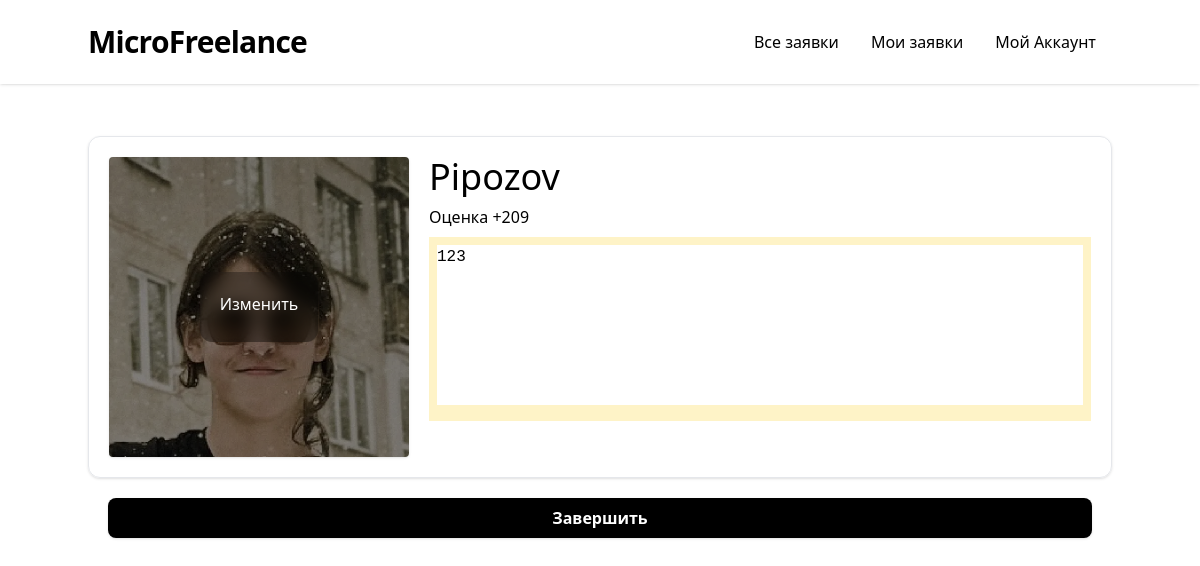
The app's page /profile-editor (signed in), older data.
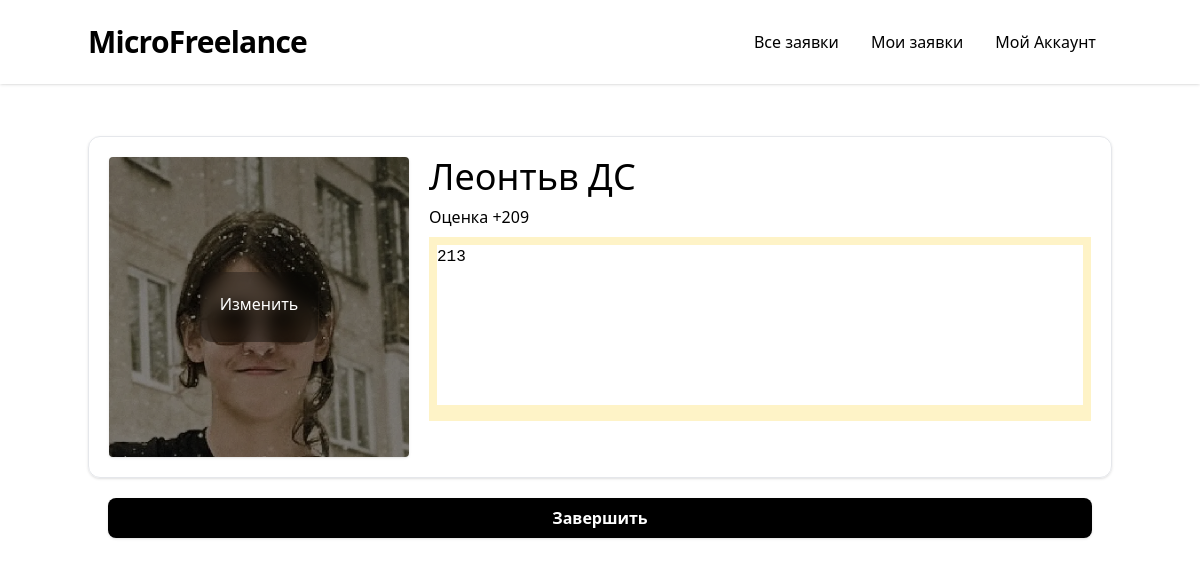
The same page, newer data.
### models.py (models this page shows, shortened)
class User(UserMixin, db.Model):
    __table_name__ = "users"
    id: Mapped[int]                         = mapped_column(primary_key=True)
    login: Mapped[str]                      = mapped_column(String(64), index=True, unique=True)
    password_hash: Mapped[Optional[str]]    = mapped_column(String(256))
    name: Mapped[Optional[str]]             = mapped_column(String(64))
    aboutme: Mapped[Optional[str]]          = mapped_column(String(256))

### routes.py (the view, shortened to what this page needs)
@app.route('/profile-editor/', methods=['GET', 'POST'])
@app.route('/profile-editor', methods=['GET', 'POST'])
@login_required
def profile_editor():
    if not current_user.is_authenticated:
        return redirect("/")
    form = ProfileEditorForm()
    print(form.photo, form.errors)
    if request.method == 'POST' and not form.validate():
        flash(['Произошла ошибка, возможно ошибка заполнения', 'red'])
    form.aboutme.data = current_user.aboutme
    return render_template('profile_editor.html', user=current_user, form=form)

### forms.py
class ProfileEditorForm(FlaskForm):
    name = StringField('Имя', validators=[DataRequired()])
    aboutme = TextAreaField('Обомне', validators=[DataRequired()])
    photo = FileField('image', validators=[FileAllowed(['jpg', 'png', 'webp', 'gif'], 'Images only!')])
    submit = SubmitField('Завершить')

### models.py (called while the page is built)
@login.user_loader
def load_user(id):
  return db.session.get(User, int(id))

### templates/profile_editor.html (shortened to what this page needs)
{% extends 'base/base.html' %}
{% block content %}
<form method="POST" enctype='multipart/form-data'>
    <div class="sm:shadow sm:border p-5 rounded-xl flex flex-wrap sm:flex-nowrap flex-col sm:flex-row">
        <div class="flex grow justify-center sm:grow-0">
            <img
            class="rounded size-[300px] shrink-0 shadow min-w-[300px] brightness-50"
            src="{{ url_for('static', filename='avatars/'+user.login + '.webp') }}"
            id="avatar"
            >
            <a class="p-5 drop-shadow-2xl bg-black/30 backdrop-blur rounded-xl text-white absolute mt-[115px] h-[70px] cursor-pointer transition-all hover:sm:scale-125" onclick="getElementById('avatar_edit').click();">Изменить</a>
        </div>
        <div class="flex flex-col sm:ml-5 grow">
            <div class="mt-1 sm:mt-0 min-w-0 text-4xl" >{{ form.name(value=user.name, size=0, style="resize: none;", class="w-full p-0 m-0 h-13") }}</div>
            <p class="mt-2">Оценка +209</p>
            <div class="p-2 bg-amber-100 font-mono w-full min-w-0 mt-2"> {{ form.aboutme(size=0, style="resize: none;", class="w-full h-[160px]") }} </div>
        </div>
    </div>
    <div class="flex justify-end mx-5">
        {{ form.submit(class="rounded-lg px-10 shadow py-2 bg-black text-white font-semibold justify-center cursor-pointer mt-5 flex mx-5 sm:mx-0 w-full transition-all hover:sm:scale-105", tabindex="0") }}
    </div>
</form>
{% endblock %}

### templates/base/base.html (shortened to what this page needs)
<!DOCTYPE html>
<html lang="en">
<head>
    <link rel="stylesheet" href="{{ url_for('static', filename='compile.css') }}">
</head>
<body>
    {% include 'base/header.html' %}
    <div class="container max-w-5xl mx-auto sm:mt-10" id="container">
        {% block content %}
        {% endblock %}
    </div>
    <div class="h-20 w-1">
    </div>
</body>
</html>

### templates/base/header.html (shortened to what this page needs)
<nav class="flex justify-between flex-wrap p-6 shadow sm:h-fit h-0 sm:visible collapse fixed w-full bg-white/20 z-50 backdrop-blur-sm">
    <div class="container mx-auto flex flex-wrap justify-center max-w-5xl">
      <div class="flex justify-items-center">
        <a class="flex font-semibold text-3xl tracking-tight" href="/">MicroFreelance</a>
      </div>
      <div class="grow"></div>
      <div class="flex justify-items-center text-center place-items-center relative">
          <a class="mx-4 flex" href="/all-tasks"> Все заявки </a>
          <a class="mx-4 flex" href="/my-tasks">  Мои заявки </a>
          <div class="dropdown">
            <a class="mx-4 flex " href="/login">   Мой Аккаунт</a>
          </div>
      </div>
  </div>
</nav>
<div class="sm:h-24 h-0 sm:visible collapse">
</div>

Row changes from the older to the newer data that the page shows:
changed User: name "Pipozov" → "Леонтьв ДС"; aboutme "123" → "213"
